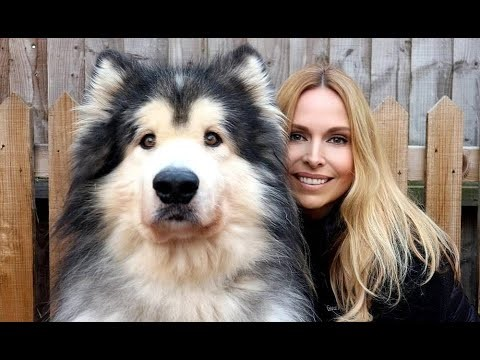
#> input picture Resources/aa.jpg, 480 x 360 px
$ python chapter3.py
#> lines starting #> are read from the running program, lines starting #| are printed output that depends on the picture
import cv2
import numpy as np

#resize and cropping

img= cv2.imread("Resources/aa.jpg")
#> img is the input picture: shape (360, 480, 3); mean B, G, R 95.4, 102.4, 113
print(img.shape)  #first height then width
#| (360, 480, 3)
imgR= cv2.resize(img,(200,150))  #first width then height
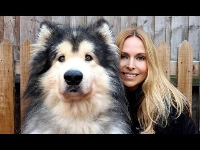
#> imgR: shape (150, 200, 3); mean B, G, R 95, 102, 112.6
print(imgR.shape)
#| (150, 200, 3)

imgCrop= img[0:200,200:400]   #first height then width
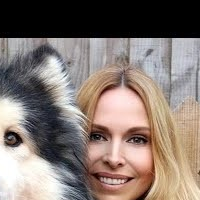
#> imgCrop: shape (200, 200, 3); mean B, G, R 113.6, 120.4, 133.6
cv2.imshow("original",img)

cv2.imshow("resized",imgR)

cv2.imshow("cropped",imgCrop)
cv2.waitKey(0)

$ run again, with Resources/car.jpg copied over Resources/aa.jpg
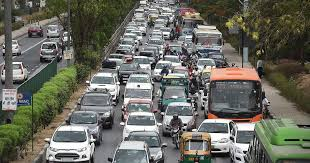
#> input picture Resources/car.jpg, 310 x 163 px
#> img is the input picture: shape (163, 310, 3); mean B, G, R 95.9, 105.6, 105
#| (163, 310, 3)
#> `imgR= cv2.resize(img,(200,150))`:
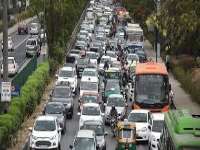
#> imgR: shape (150, 200, 3); mean B, G, R 95.7, 105.4, 104.8
#| (150, 200, 3)
#> `imgCrop= img[0:200,200:400]`:
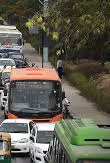
#> imgCrop: shape (163, 110, 3); mean B, G, R 79.6, 93.2, 95.3

$ run again, with Resources/123.PNG saved as Resources/aa.jpg
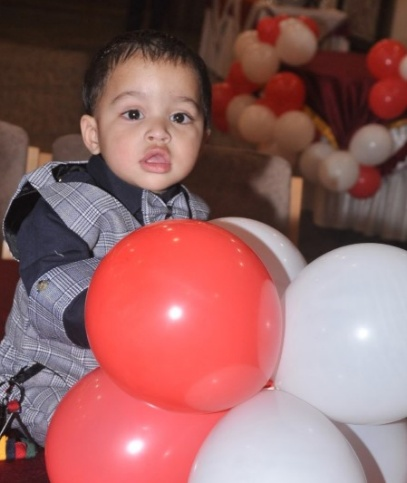
#> input picture Resources/123.PNG, 407 x 483 px
#> img is the input picture: shape (483, 407, 3); mean B, G, R 100, 99.7, 149.3
#| (483, 407, 3)
#> `imgR= cv2.resize(img,(200,150))`:
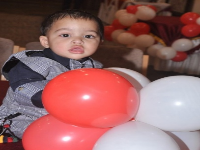
#> imgR: shape (150, 200, 3); mean B, G, R 99.9, 99.6, 149.2
#| (150, 200, 3)
#> `imgCrop= img[0:200,200:400]`:
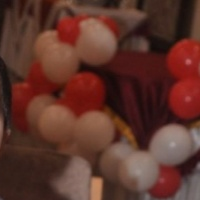
#> imgCrop: shape (200, 200, 3); mean B, G, R 43, 52.1, 93.6
